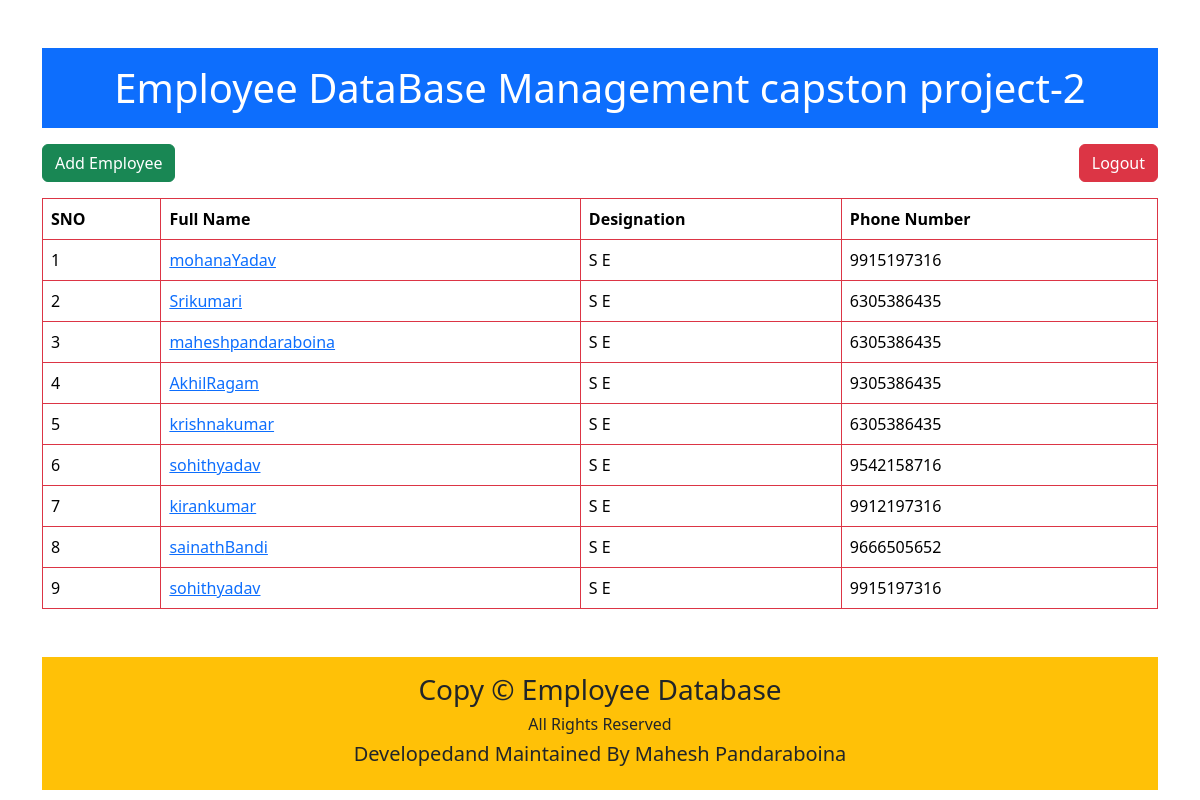
The app's page / (signed in) with its own data.
### salary/models.py (models this page shows)
class Employee(models.Model):
    first_name=models.CharField(max_length=100)
    last_name=models.CharField(max_length=100)
    photo=models.CharField(max_length=100)
    designation=models.CharField(max_length=100)
    email_address=models.CharField(max_length=100)
    phone_number=models.CharField(max_length=100)

### salary/views.py (the view)
# urls.py: 2. Add a URL to urlpatterns:  path('', views.home, name='home')
@login_required
def home(request):
    employees=Employee.objects.all()
    return render(request,'salary/home.html',{'employees':employees})

### salary/templates/salary/home.html (shortened to what this page needs)
<!DOCTYPE html>
<html lang="en">
<head>
    <link href="https://cdn.jsdelivr.net/npm/bootstrap@5.3.5/dist/css/bootstrap.min.css" rel="stylesheet">
</head>
<body>
    <div class="container mt-5">
        <h1 class="mb-3 bg-primary text-center text-white p-3" >Employee DataBase Management capston project-2 </h1>
        <a href="{% url "add_employee" %}" class="btn  btn-success mb-3">Add Employee</a>
        <a href="{% url 'logout' %}" class="btn btn-danger float-end">Logout</a>
    <table class="table table-hover table-bordered border-danger">
        <thead>
        <tr>
            <th>SNO</th>
            <th>Full Name</th>
            <th>Designation</th>
            <th>Phone Number</th>
        </tr>
        </thead>
        {% for x in employees %}
        <tr>
          <td>{{forloop.counter}}</td>
          <td> <a href="{% url 'employee_detail' x.id %}">{{x.first_name}}{{x.last_name}}</a></td>
          <td>{{x.designation}}</td>
          <td>{{x.phone_number}}</td>
        </tr>
        {% endfor %}
    </table>
</div>
<div class="container">
<footer class="text-center mt-5 bg-warning p-3">
        <div class="row">
            <div class="col">
                <h3>Copy  &copy; Employee Database</h3>
                <h6>All Rights Reserved</h6>
                <h5>Developedand Maintained By Mahesh Pandaraboina</h5>
            </div>
        </div>
    </footer>
</div>
</body>
</html>

### records on screen
Employee: first_name "mohana", last_name "Yadav", designation "S E", phone_number "9915197316"
Employee: first_name "Sri", last_name "kumari", designation "S E", phone_number "6305386435"
Employee: first_name "mahesh", last_name "pandaraboina", designation "S E", phone_number "6305386435"
Employee: first_name "Akhil", last_name "Ragam", designation "S E", phone_number "9305386435"
Employee: first_name "krishna", last_name "kumar", designation "S E", phone_number "6305386435"
Employee: first_name "sohith", last_name "yadav", designation "S E", phone_number "9542158716"
Employee: first_name "kiran", last_name "kumar", designation "S E", phone_number "9912197316"
Employee: first_name "sainath", last_name "Bandi", designation "S E", phone_number "9666505652"
Employee: first_name "sohith", last_name "yadav", designation "S E", phone_number "9915197316"
